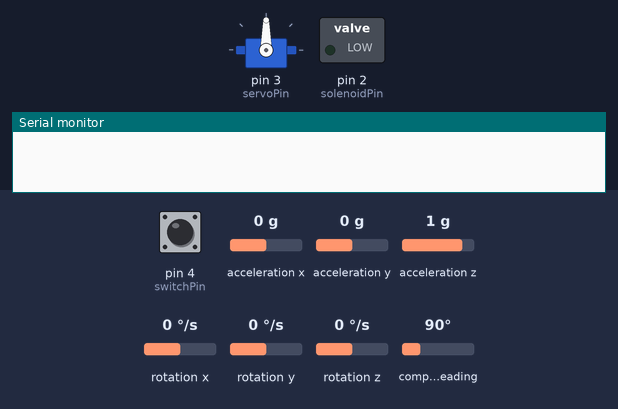
This sketch was run on a simulated Arduino Uno, built with avr-gcc and run on an emulated ATmega328P. Parts: servo, switched loads named in the sketch (green lamp = pin HIGH), the last lines printed to the serial monitor. Dashed ring = blinking. The test bench sets the inputs (shaded band); at power-on: compass heading 90°, pin 4 (switchPin) HIGH, acceleration x 0 g, acceleration y 0 g, acceleration z 1 g, rotation x 0 °/s, rotation y 0 °/s, rotation z 0 °/s.

Above: at 0.1 s.
At 15.75 s:
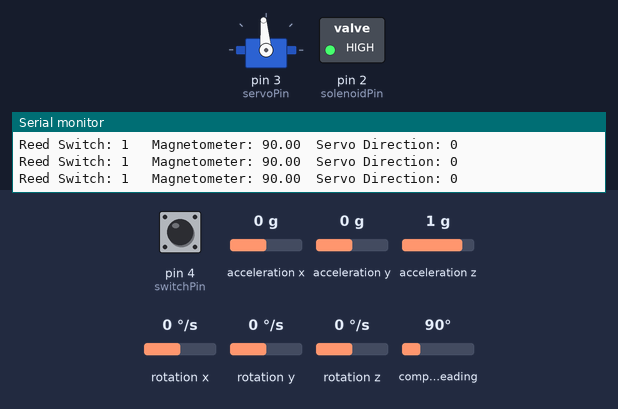
16.3 s: compass heading set to 7°
19.3 s: pin 4 (switchPin) pulled LOW for 0.15 s
22.4 s: pin 4 (switchPin) pulled LOW for 1 s
26.4 s: compass heading set to 90°
29.4 s: pin 4 (switchPin) driven LOW
32.4 s: pin 4 (switchPin) pulsed HIGH 2 times (0.12 s each, 0.3 s apart)
Timing chart, 0 to 37.0 s (numbered marks = the images above; inputs shaded):
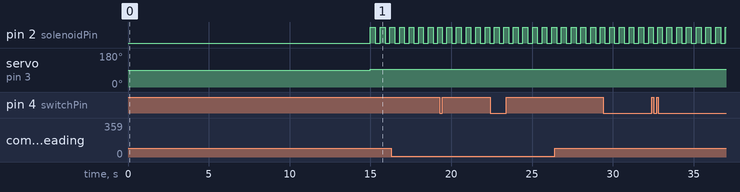

Measured:
- by itself, pin 2 (solenoidPin): alternates HIGH for 0.30 s and LOW for 0.30 s

The sketch:

no_magnetometer.ino
```cpp
#include <LSM303.h>
#include <Servo.h>
#include <Wire.h>

LSM303 compass;         //magnetometer constructor
Servo myservo;          //servo constructor

float d = 3.86;       //diameter of wheel in inches
float circ = (PI * d)/3;    // arc length between two magnets on wheel in inches
float desiredDirection = 0;    //Put the direction you want the robot to move towards
int servoPin = 3;       // Pin that the servomotor is connected to
int solenoidPin = 2;    // Pin that the mosfet is conected to
int switchPin = 4;      // Pin that the switch is conected to
int startingPos = 95;   // starting position of the servo (pick from 0 to 180)
int switchState;
int servoDir = 0;       // Variable that stores the servo direction value as decided by the magnetometer
int solenoidState = LOW;
unsigned long previousMillis = 0;        // will store last time LED was updated
const long interval = 250;           // interval at which to blink (milliseconds)
int previousSwitchState = 0;  // Holds previous switch value to allow for comparison between current and last state
float distTraveled = 0;    //total distance traveled in inches
const int quarterTurnDist = 12;  //arc length of turn radius
const int initDist = 64;

void setup() {
  myservo.attach(servoPin);               // attaches the servo on pin 9 to the servo object
  pinMode(solenoidPin, OUTPUT);           //Sets the pin as an output
  pinMode(switchPin, INPUT_PULLUP);       //Sets the pin as an input_pullup
  Serial.begin(9600);                     // starts serial communication @ 9600 bps
  Wire.begin();
  compass.init();
  compass.enableDefault();
  while (millis() <= 15000)
  {
    //do nothing
  }
  myservo.write(startingPos);     //resets the position of the servo
                    //give enough time to upload and disconnect laptop
}

void loop() {
////////////// REED SWITCH ///////////////////////////////////////////////////
  previousSwitchState = switchState;
  switchState = digitalRead(switchPin);

  if (switchState != previousSwitchState)    // if the read switch detects any change
  {
    switch(switchState)
    {
      case 0:                                // a magnet has been detected, meaning that the wheel has turned 1/4th of its circumference
      distTraveled = distTraveled + circ;    // add 1/4 of circumference of wheel to total distance traveled since this case only runs if a new magnet is detected
      Serial.print("Distance Traveled: ");
      Serial.println(distTraveled/12);       // print the total distance traveled in feet
      break;
      case 1:                                // does nothing since we only care about a new magnet getting detected

      break;
    }
  }


////////////// MAGNETOMETER ///////////////////////////////////////////////////
compass.read();
float heading = compass.heading();  //compass.heading() returns the angle diff between north and its current direction


////////////// SERVOMOTOR ///////////////////////////////////////////////////
if (distTraveled <= initDist)
{
  myservo.write(startingPos);
}
// make servo angle turn proportionally to the difference in angle between desired and current angle
//algorithm assumes desired direction is north

else
{
  if (distTraveled <= initDist + quarterTurnDist)  //if we need to turn left into channel
  {
    myservo.write(85);    //steer to the left, change to 105 if need right turn
 }
  else
 {
    myservo.write(startingPos);
  }

  delay(10);
}
////////////// SOLENOID VALVE ///////////////////////////////////////////////////
unsigned long currentMillis = millis();
  if (currentMillis - previousMillis >= interval) {
    previousMillis = currentMillis;
    if (solenoidState == LOW) {
      solenoidState = HIGH;
    } else {
      solenoidState = LOW;
    }
    digitalWrite(solenoidPin, solenoidState);    //Switch Solenoid ON/oFF
  }


////////////// Serial Print  ///////////////////////////////////////////////////
Serial.print("Reed Switch: ");
Serial.print(switchState);
Serial.print("   Magnetometer: ");
Serial.print(heading);
Serial.print("  Servo Direction: ");
Serial.println(servoDir);

////////////// Stop Actuating ///////////////////////////////////////////////////
if (millis() >= 75000)
{
  delay(3600000);
}
}
```
